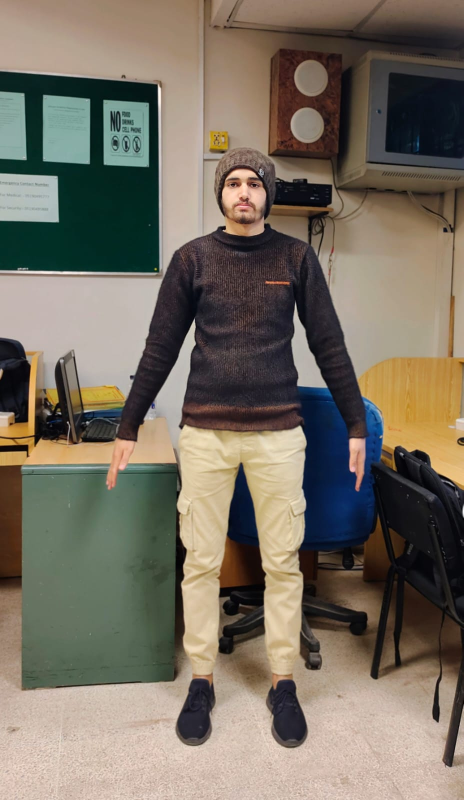
#> input picture services/live-measurements-api/front.jpeg, 927 x 1600 px (shown at 1/2 size)
$ python -i image_validator.py   (imports and definitions only)
#> lines starting #> are read from the running program, lines starting #| are printed output that depends on the picture
#> further down, picture is the input picture: PIL image 927x1600 RGB; mean R, G, B 119.1, 110.8, 97.8
from __future__ import annotations

from dataclasses import dataclass
from io import BytesIO
from typing import Iterable

from PIL import Image, ImageChops, ImageFilter, ImageOps, UnidentifiedImageError

from app.schemas.api import ScanQuality, ValidationIssue


SUPPORTED_FORMATS = {"JPEG", "PNG", "WEBP"}
MIN_WIDTH = 320
MIN_HEIGHT = 480
MAX_DIMENSION = 8_000


# [4 lines that did not run here, left out]


# [8 lines that did not run here, left out]


def _sharpness_score(image: Image.Image) -> float:
    sample = image.convert("L")
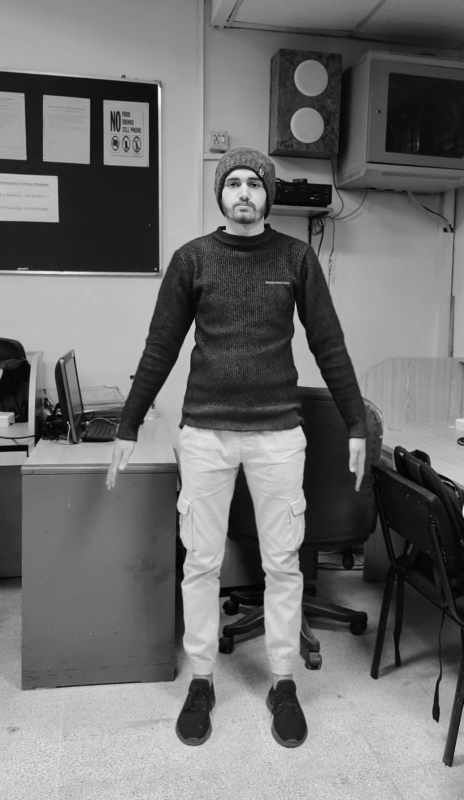
#> sample: PIL image 927x1600 L (shown at 1/2 size); min 0, max 252, mean 111.8
    sample.thumbnail((640, 640))
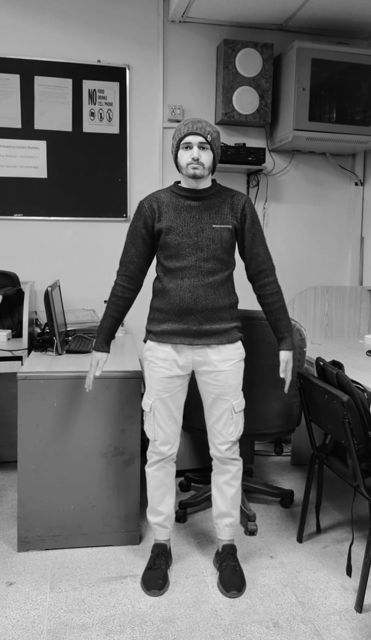
#> sample: PIL image 371x640 L; min 0, max 255, mean 111.8
    edge_image = ImageChops.difference(sample, sample.filter(ImageFilter.GaussianBlur(radius=1.4)))
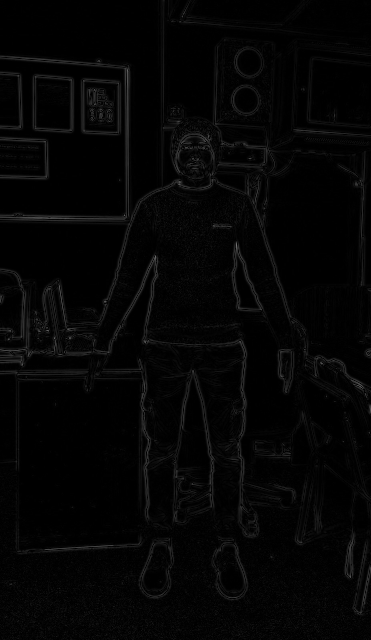
#> edge_image: PIL image 371x640 L; min 0, max 117, mean 4.7
    histogram = edge_image.histogram()
#> histogram = 256 values, max 82305 at index 0, min 0 at index 91, mean 927.5
    total = max(1, sum(histogram))
#> total = 237440
    mean = sum(index * count for index, count in enumerate(histogram)) / total
#> mean = 4.72
    variance = sum(((index - mean) ** 2) * count for index, count in enumerate(histogram)) / total
#> variance = 73.21
    return variance


# [51 lines that did not run here, left out]


# [32 lines that did not run here, left out]

>>> from PIL import Image
>>> picture = Image.open('../../../services/live-measurements-api/front.jpeg')
>>> result = _sharpness_score(picture)
#> result = 73.21

$ run again, on services/live-measurements-api/left_side.jpeg
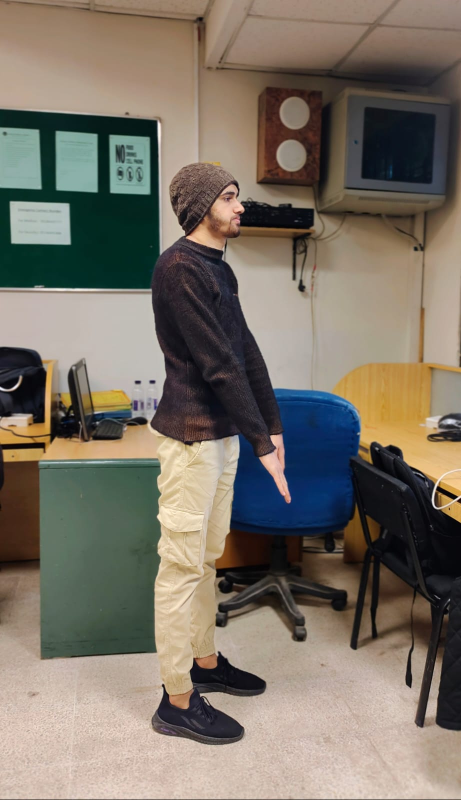
#> input picture services/live-measurements-api/left_side.jpeg, 922 x 1600 px (shown at 1/2 size)
#> picture is the input picture: PIL image 922x1600 RGB; mean R, G, B 122.4, 113.9, 102.1
#> in _sharpness_score, `sample.thumbnail((640, 640))`:
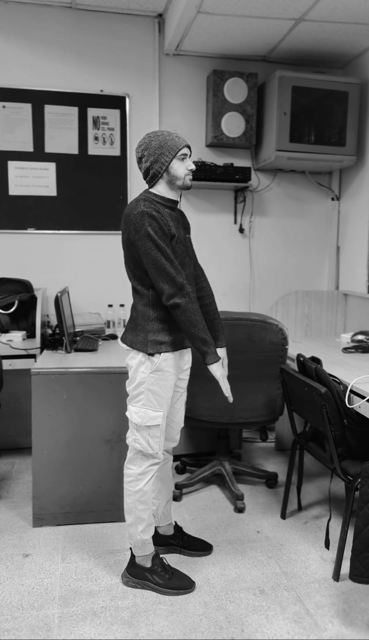
#> sample: PIL image 369x640 L; min 1, max 251, mean 115.1
#> in _sharpness_score, `edge_image = ImageChops.difference(sample, sample.filter(ImageFilter.G..`:
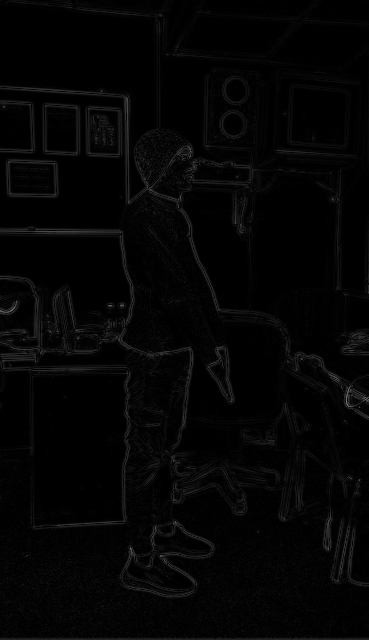
#> edge_image: PIL image 369x640 L; min 0, max 119, mean 4.4
#> histogram = 256 values, max 83553 at index 0, min 0 at index 93, mean 922.5
#> total = 236160
#> mean = 4.4
#> variance = 65.58
